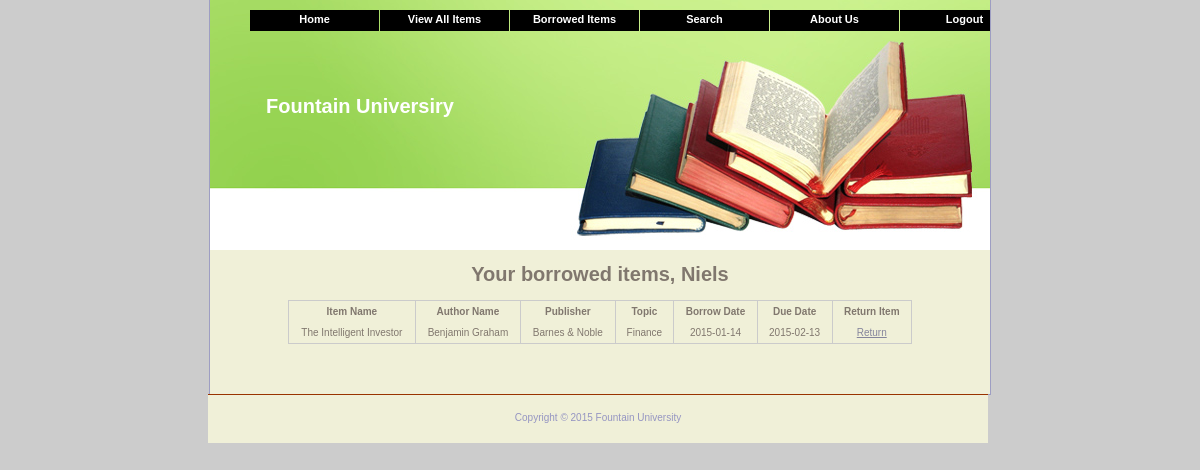
The page /lib/listLoan.php (signed in) on the database its author committed.
### tables this page shows
CREATE TABLE IF NOT EXISTS `user` (
  `UserID` int(11) NOT NULL AUTO_INCREMENT,
  `name` varchar(64) NOT NULL,
  `password` text NOT NULL,
  `FName` varchar(50) NOT NULL,
  `LName` varchar(50) NOT NULL,
  `Phone` varchar(10) NOT NULL,
  `Status` varchar(10) NOT NULL DEFAULT 'Active',
  `UTypeID` int(11) NOT NULL,
  PRIMARY KEY (`UserID`),
  KEY `UTypeID` (`UTypeID`)
);

CREATE TABLE IF NOT EXISTS `borrow` (
  `BID` int(11) NOT NULL AUTO_INCREMENT,
  `StartDate` date NOT NULL,
  `DueDate` date NOT NULL,
  `Comments` varchar(100) NOT NULL,
  `UserID` int(11) NOT NULL,
  `ItemID` int(11) NOT NULL,
  `StaffID` int(11) NOT NULL,
  PRIMARY KEY (`BID`),
  KEY `UserID` (`UserID`,`ItemID`,`StaffID`)
);

CREATE TABLE IF NOT EXISTS `item` (
  `ItemID` int(11) NOT NULL AUTO_INCREMENT,
  `ItemName` varchar(100) NOT NULL,
  `LocID` int(11) NOT NULL,
  `ITID` int(11) NOT NULL,
  `PubID` int(11) NOT NULL,
  `AuthID` int(11) NOT NULL,
  `TopicID` int(11) NOT NULL,
  `status` varchar(15) NOT NULL DEFAULT 'available',
  PRIMARY KEY (`ItemID`),
  KEY `LocID` (`LocID`,`ITID`,`PubID`,`AuthID`,`TopicID`)
);

CREATE TABLE IF NOT EXISTS `author` (
  `AuthID` int(11) NOT NULL AUTO_INCREMENT,
  `AuthorName` varchar(50) NOT NULL,
  `Comments` varchar(150) NOT NULL,
  PRIMARY KEY (`AuthID`)
);

CREATE TABLE IF NOT EXISTS `publisher` (
  `PubID` int(11) NOT NULL AUTO_INCREMENT,
  `PublisherName` varchar(100) NOT NULL,
  `Address` varchar(100) NOT NULL,
  `Descr` varchar(100) NOT NULL,
  PRIMARY KEY (`PubID`)
);

CREATE TABLE IF NOT EXISTS `topic` (
  `TopicID` int(11) NOT NULL AUTO_INCREMENT,
  `TopicName` varchar(50) NOT NULL,
  `Description` varchar(150) NOT NULL,
  PRIMARY KEY (`TopicID`)
);

### lib/listLoan.php (the view, shortened to what this page needs)
<!DOCTYPE html PUBLIC "-//W3C//DTD XHTML 1.0 Strict//EN" "http://www.w3.org/TR/xhtml1/DTD/xhtml1-strict.dtd">
<html xmlns="http://www.w3.org/1999/xhtml">
<head>
<link rel="stylesheet" href="style.css" type="text/css" media="screen" />
<link rel="stylesheet" href="pure-min.css" type="text/css" media="screen" />
</head>
<body>
<div id="container">
<?php
	include('db.php');
	if( isset($_SESSION["name"]) && $_SESSION["name"] )
	{include('header.php');}
	else
	{include('headerLimit.php');}
	?>
   <?php
$user_check=$_SESSION['name'];
$sql1 = "SELECT Fname FROM user WHERE name = '$user_check'";
$result1 = $conn->query($sql1);
while($row1 = $result1->fetch_assoc()){
echo "<h1>Your borrowed items, ".$row1["Fname"]."</h1>";
}
$sql = "SELECT b.StartDate, b.DueDate, u.Fname, u.Lname, i.ItemID, i.ItemName, a.AuthorName, p.PublisherName, t.TopicName
FROM borrow b, user u, item i, author a, publisher p, topic t
WHERE u.name='$user_check' AND b.UserID=u.UserID AND b.ItemID=i.ItemID AND i.AuthID=a.AuthID AND i.PubID=p.PubID AND i.TopicID=t.TopicID";
$result = $conn->query($sql);
if ($result->num_rows > 0) {
    echo "<table class='pure-table' style='width:80%; margin:auto auto 50px auto;'><tr><th>Item Name</th><th>Author Name</th>
	<th>Publisher</th><th>Topic</th><th>Borrow Date</th> <th>Due Date</th> <th>Return Item</th> </tr>";
    while($row = $result->fetch_assoc()) {
       echo "<tr><td>".$row["ItemName"]."</td><td>".$row["AuthorName"]."</td>
	   <td>".$row["PublisherName"]."</td><td>".$row["TopicName"]."</td>
	   <td>".$row["StartDate"]."</td><td>".$row["DueDate"]."</td><td><a href='return.php?id=".$row["ItemID"]."'>Return</a></td></tr>";
    }
    echo "</table>";
} else {
    echo "0 results";
	echo($conn->error);
}
?>
	<div id="main_content">
	<?php
	include('footer.php');
	?>
</div>
</body>
</html>

### rows shown on the page
user: FName "Niels"
borrow: ItemID.ItemName "The Intelligent Investor", author.AuthorName "Benjamin Graham", publisher.PublisherName "Barnes & Noble", topic.TopicName "Finance", StartDate "2015-01-14", DueDate "2015-02-13"
